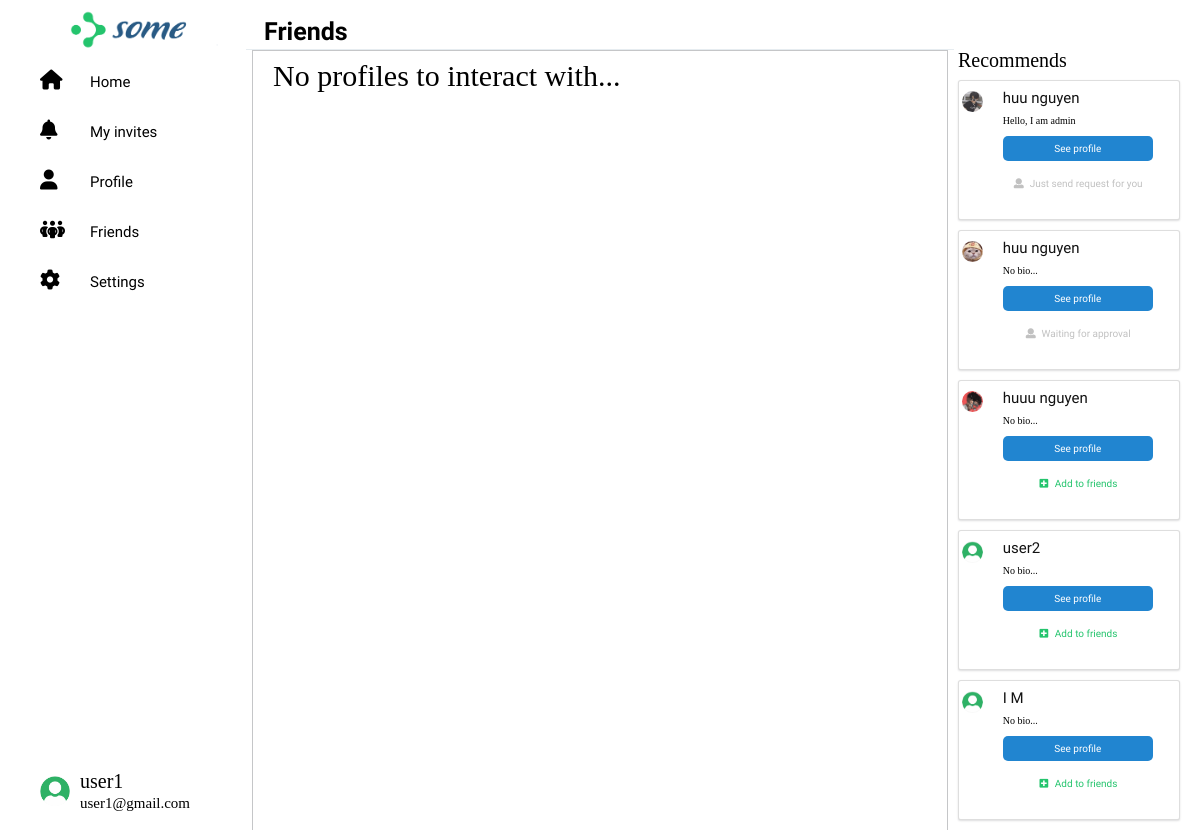
/friends-profiles/ (signed in), run on an earlier commit of the app's database.
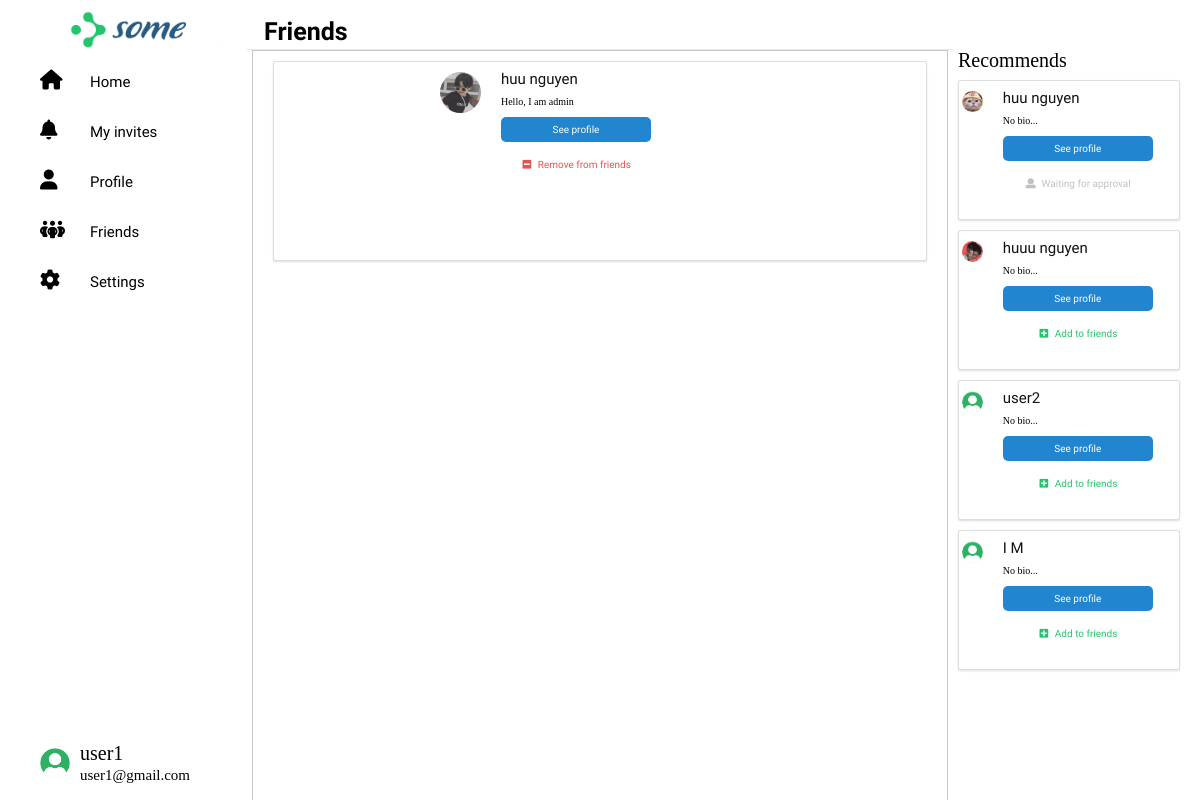
And on a later commit of the database.
### Home/models.py (models this page shows, shortened)
class Profile(models.Model):
    user = models.OneToOneField(User, null=True, on_delete=models.CASCADE)
    bio = models.TextField(default="No bio...", max_length=300, null=True, blank=True)
    ava_pic = models.ImageField(default='default_ava.png', upload_to="profile")
    background_pic = models.ImageField(default='default_background.png', upload_to="profile")
    friends = models.ManyToManyField(User, blank=True, related_name='friends')
    slug = models.SlugField(unique=True, blank=True)
    updated = models.DateTimeField(auto_now=True)
    created = models.DateTimeField(auto_now_add=True)
    objects = ProfileManager()
    def get_fullname(self):
        if self.user.first_name and self.user.last_name:
            return f"{self.user.first_name} {self.user.last_name}"
        return f"{self.user.username}"
    __initial_first_name = None
    __initial_last_name = None
    def __init__(self, *args, **kwargs):
        super().__init__(*args, **kwargs)
        self.__initial_first_name = self.user.first_name
        self.__initial_last_name = self.user.last_name
    def get_absolute_url(self):
        return reverse("profile_detail_view", kwargs={"slug": self.slug})

### Home/views.py (the view)
# urls.py: path('friends-profiles/', friend_profile_list_view, name='friends_profiles_views'),
def friend_profile_list_view(request):
    user = request.user
    profile = Profile.objects.get(user=request.user)
    qs = Profile.objects.get_all_profiles_is_friend(user)
    rel_r1 = Relationship.objects.filter(sender=profile)
    rel_s1 = Relationship.objects.filter(receiver=profile)
    rel_receiver1 = []
    rel_sender1 = []
    is_empty = False
    for item in rel_r1:
        rel_receiver1.append(item.receiver.user)
    for item in rel_s1:
        rel_sender1.append(item.sender.user)
    if len(qs) == 0:
        is_empty = True
    rel_qs = Profile.objects.get_all_profiles_to_invite(user)
    rel_r = Relationship.objects.filter(sender=profile)
    rel_s = Relationship.objects.filter(receiver=profile)
    rel_receiver = []
    rel_sender = []
    for item in rel_r:
        rel_receiver.append(item.receiver.user)
    for item in rel_s:
        rel_sender.append(item.sender.user)
    context = {
        'rel_qs': rel_qs,
        'rel_receiver': rel_receiver,
        'rel_sender': rel_sender,
        'qs': qs,
        'rel_receiver1': rel_receiver1,
        'rel_sender1': rel_sender1,
        'is_empty': is_empty
    }
    return render(request, 'friend_profile_list.html', context)

### Home/models.py (called while the page is built)
    def get_all_profiles_to_invite(self, sender):
        profiles = Profile.objects.all().exclude(user=sender)
        profile = Profile.objects.get(user=sender)
        qs = Relationship.objects.filter(Q(sender=profile) | Q(receiver=profile))
        accepted = set([])
        for rel in qs:
            if rel.status == 'accepted':
                accepted.add(rel.receiver)
                accepted.add(rel.sender)
        available = [profile for profile in profiles if profile not in accepted]
        return available

    def get_all_profiles_is_friend(self, sender):
        profiles = Profile.objects.all().exclude(user=sender)
        profile = Profile.objects.get(user=sender)
        qs = Relationship.objects.filter(Q(sender=profile) | Q(receiver=profile))
        accepted = set([])
        for rel in qs:
            if rel.status == 'accepted':
                accepted.add(rel.receiver)
                accepted.add(rel.sender)
        available = [profile for profile in profiles if profile in accepted]
        return available

### Home/templates/friend_profile_list.html (shortened to what this page needs)
{% extends 'base.html' %}
{% block title %}
  Friends
{% endblock %}
{% block content %}
{% if is_empty %}
    <h1 style="font-size: 3rem;">No profiles to interact with...</h1>
{% endif %}
{% for obj in qs %}
    <div class="ui segment">
        <div class="ui grid">
            <div class="row">
                <div class="three wide column">
                    <img src="{{obj.ava_pic.url}}" alt="Avatar" class="ui small circular image">
                </div>
                <div class="thirteen wide column">
                    <h3><strong>{{obj.get_fullname}}</strong></h3>
                    <br>
                    <p>{{obj.bio}}</p>
                    <br>
                    <a href="{{obj.get_absolute_url}}">
                        <button class="button button__effect">See profile</button>
                    </a>
                    <br><br>
                    {% if request.user in obj.friends.all %}
                        <form action="{% url 'remove_friend' %}" method="POST">
                            <button type="submit" class="button button__remove"><i class="minus square icon"></i>
                                Remove from friends
                            </button>
                        </form>
                    {% endif %}
                </div>
            </div>
        </div>
    </div>
{% endfor %}
{% endblock %}

### Home/templates/base.html (shortened to what this page needs)
<!DOCTYPE html>
<html lang="en">
	<head>
		{%load static%}
		<link
			rel="stylesheet"
			href="https://cdnjs.cloudflare.com/ajax/libs/font-awesome/6.2.0/css/all.min.css"
 />
		<link rel="stylesheet" type='text/css' href="https://cdnjs.cloudflare.com/ajax/libs/semantic-ui/2.2.14/semantic.min.css">
		<link
			href="https://cdn.jsdelivr.net/npm/bootstrap@5.2.2/dist/css/bootstrap.min.css"
			rel="stylesheet"
 />
		<link rel="stylesheet" href="{% static 'css/reset.css'%}" />
		<link rel="stylesheet" href="{% static 'css/styles.css'%}" />
		<link rel="stylesheet" href="{% static 'css/styles2.css'%}" />
		<link rel="stylesheet" href="{% static 'css/profile.css'%}" />
		<link rel="stylesheet" href="{% static 'css/layout_light.css'%}" />
		<link rel="stylesheet" href="{% static 'css/styles3.css'%}" />
		<link rel="stylesheet" href="{% static 'css/responsive.css'%}" />
	</head>
	<body>
		<div class="socical">
			<img src="{% static 'img/logo_ver2.png'%}" alt="Logo" class="socical--logo" />
			<div class="category">{% include 'category.html' %}</div>
			<nav class="head heading">{% block title %}{% endblock %}</nav>
			<div class="main">{% block content %}{% endblock %}</div>
			<div class="box">{% include 'recommends.html' %}
			{% for obj in rel_qs %}
				<div class="recomment">
					<div class="ui grid">
						<div class="row">
							<div class="three wide column">
								<img src="{{obj.ava_pic.url}}" alt="Avatar" class="ui small circular image">
							</div>
							<div class="thirteen wide column">
								<h3><strong>{{obj.get_fullname}}</strong></h3>
								<br>
								<p>{{obj.bio}}</p>
								<br>
								<a href="{{obj.get_absolute_url}}">
									<button class="button button__effect">See profile</button>
								</a>
								<br><br>
								{% if obj.user not in rel_receiver and obj.user not in rel_sender %}
									<form action="{% url 'send_invite' %}" method="POST">
										<button type="submit" class="button button__add"><i class="plus square icon"></i>
											Add to friends
										</button>
									</form>
								{% endif %}
								{% if obj.user in rel_receiver and request.user not in obj.friends.all %}
									<button class="button"><i class="user icon"></i>
										Waiting for approval
									</button>
								{% endif %}
								{% if obj.user in rel_sender and request.user not in obj.friends.all %}
									<button class="button"><i class="user icon"></i>
										Just send request for you
									</button>
								{% endif %}
							</div>
						</div>
					</div>
				</div>
			{% endfor %}
			</div>
		</div>
	</body>
</html>

What changed in the data, as far as the page shows it:
changed Profile "Hello, I am admin": moves from the list under "Recommends" to the list under "user1"
Also different on the page:
text no longer shown: "No profiles to interact with..."
